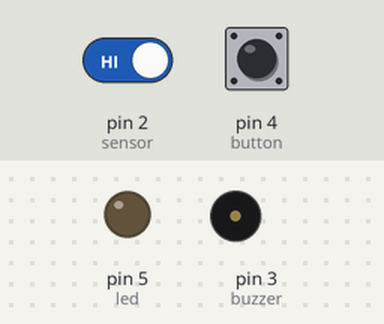
A sketch run on a simulated Arduino Uno, built with avr-gcc and run on an emulated ATmega328P. Shown: output pins drawn as LEDs (lit = HIGH), buzzer (waves = sounding, pin HIGH). Dashed ring = blinking. The test bench sets the inputs (shaded band); at power-on: pin 4 (button) HIGH, pin 2 (sensor) HIGH. What the sketch prints to the serial monitor is not drawn.

Above: at 1.2 s.
1.3 s: pin 4 (button) pulled LOW for 0.15 s
At 1.7 s:
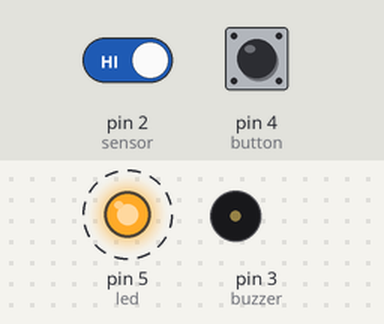
4.4 s: pin 2 (sensor) driven LOW
At 4.93 s:
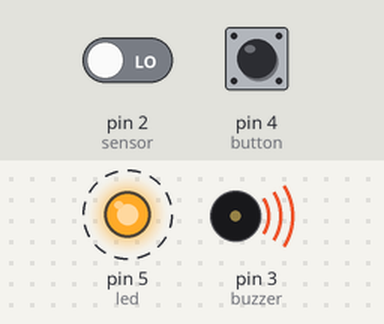
7.4 s: pin 4 (button) pulled LOW for 1 s
At 7.4 s:
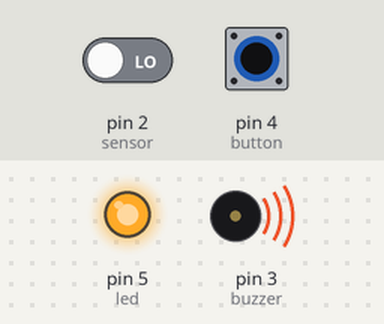
9.9 s: pin 2 (sensor) driven HIGH and pin 4 (button) driven LOW
At 10.02 s:
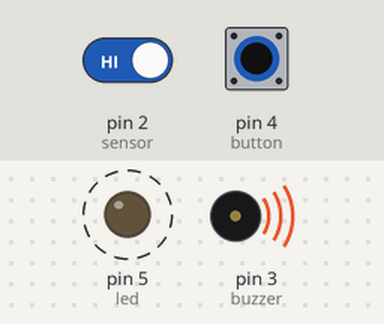
Timing chart, 0 to 13.9 s (numbered marks = the images above; inputs shaded):
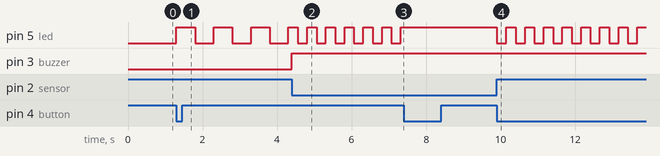

The sketch:

oef9.1-basis-alarm.ino
```cpp
int led = 5;                // the pin that the LED is atteched to
int sensor = 2;             // the pin where the PIR sensor is attached to
int button = 4;             // the pin where the button is attached to
int buzzer = 3;             // the pin where the buzzer is attached to

bool buttonCurrentState = false;
bool buttonLastState = false;
bool buttonControlState = false;

bool pirCurrentState = false;
bool pirLastState = false;
bool pirControlState = false;

static unsigned long timeStamp = 0;
static bool state_alarm_led = 0;


void setup() {
  pinMode(led, OUTPUT);      // initalize LED as an output
  pinMode(button,INPUT_PULLUP);
  pinMode(sensor, INPUT);    // initialize sensor as an input
  pinMode(buzzer, OUTPUT);
  Serial.begin(115200);        // initialize serial
}

void loop(){

bool loopButtonState = buttonState();
bool loopPirState = pirState();

if(loopButtonState){
    alarmOn();

    if(loopPirState){
        blinkLed(250);
        buzzit();
    }

}


}

bool buttonState(){

    buttonCurrentState = !digitalRead(button);
    if (buttonLastState == false && buttonCurrentState == true){
        if(buttonControlState == false){
        //    digitalWrite(led, LOW);
            buttonControlState = true;
        }
        else{
        //    digitalWrite(led, HIGH);
            buttonControlState = false;
        }
    }
    buttonLastState = buttonCurrentState;

    return buttonControlState;
}

bool pirState(){

    pirCurrentState = !digitalRead(sensor);
    if (pirLastState == false && pirCurrentState == true){
        if(pirControlState == false){
        //    digitalWrite(led, LOW);
            pirControlState = true;
        }
        else{
        //    digitalWrite(led, HIGH);
            pirControlState = false;
        }
    }
    pirLastState = pirCurrentState;

    return pirControlState;
}


void buzzit(){
    debugPrint("buzzit");
    digitalWrite(buzzer, HIGH);
}


void alarmOn(){
    //debugPrint("Alarm Activated");
    blinkLed(500);
}

void alarmOff(){
    debugPrint("Alarm Deactivated");
    pirControlState = 0;
}

// pass blinkSpeed in millis (500 = 0.5 seconds)
void blinkLed(int blinkSpeed)
{
    if (millis() - timeStamp > blinkSpeed){
        timeStamp = millis();
        state_alarm_led = not state_alarm_led; // flip state of led
        digitalWrite(led, state_alarm_led);

    }
}


void debugPrint(String str){
    Serial.println(str);
}
```

Measured:
- after the input at 1.3 s, pin 5 (led): alternates HIGH for 0.50 s and LOW for 0.50 s, starting at once
- after the input at 4.4 s, pin 5 (led): alternates HIGH for 0.25 s and LOW for 0.25 s, starting after 0.16 s; pin 3 (buzzer): LOW → HIGH at once
- after the input at 7.4 s, pin 5 (led): stops changing and stays HIGH
- after the input at 9.9 s, pin 5 (led): alternates HIGH for 0.25 s and LOW for 0.25 s, starting at once
